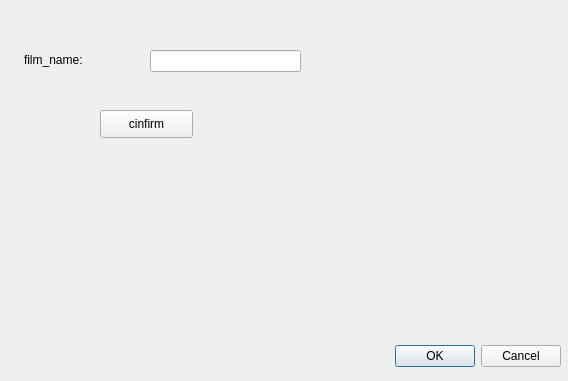
<?xml version="1.0" encoding="UTF-8"?>
<ui version="4.0">
 <class>remove_film</class>
 <widget class="QDialog" name="remove_film">
  <property name="geometry">
   <rect>
    <x>0</x>
    <y>0</y>
    <width>568</width>
    <height>381</height>
   </rect>
  </property>
  <property name="windowTitle">
   <string>Dialog</string>
  </property>
  <widget class="QDialogButtonBox" name="buttonBox">
   <property name="geometry">
    <rect>
     <x>220</x>
     <y>340</y>
     <width>341</width>
     <height>32</height>
    </rect>
   </property>
   <property name="orientation">
    <enum>Qt::Horizontal</enum>
   </property>
   <property name="standardButtons">
    <set>QDialogButtonBox::Cancel|QDialogButtonBox::Ok</set>
   </property>
  </widget>
  <widget class="QLabel" name="label">
   <property name="geometry">
    <rect>
     <x>24</x>
     <y>50</y>
     <width>81</width>
     <height>20</height>
    </rect>
   </property>
   <property name="text">
    <string>film_name:</string>
   </property>
  </widget>
  <widget class="QLineEdit" name="lineEdit">
   <property name="geometry">
    <rect>
     <x>150</x>
     <y>50</y>
     <width>151</width>
     <height>22</height>
    </rect>
   </property>
  </widget>
  <widget class="QPushButton" name="confirmButton">
   <property name="geometry">
    <rect>
     <x>100</x>
     <y>110</y>
     <width>93</width>
     <height>28</height>
    </rect>
   </property>
   <property name="text">
    <string>cinfirm</string>
   </property>
  </widget>
 </widget>
 <resources/>
 <connections>
  <connection>
   <sender>buttonBox</sender>
   <signal>accepted()</signal>
   <receiver>remove_film</receiver>
   <slot>accept()</slot>
   <hints>
    <hint type="sourcelabel">
     <x>248</x>
     <y>254</y>
    </hint>
    <hint type="destinationlabel">
     <x>157</x>
     <y>274</y>
    </hint>
   </hints>
  </connection>
  <connection>
   <sender>buttonBox</sender>
   <signal>rejected()</signal>
   <receiver>remove_film</receiver>
   <slot>reject()</slot>
   <hints>
    <hint type="sourcelabel">
     <x>316</x>
     <y>260</y>
    </hint>
    <hint type="destinationlabel">
     <x>286</x>
     <y>274</y>
    </hint>
   </hints>
  </connection>
 </connections>
</ui>
